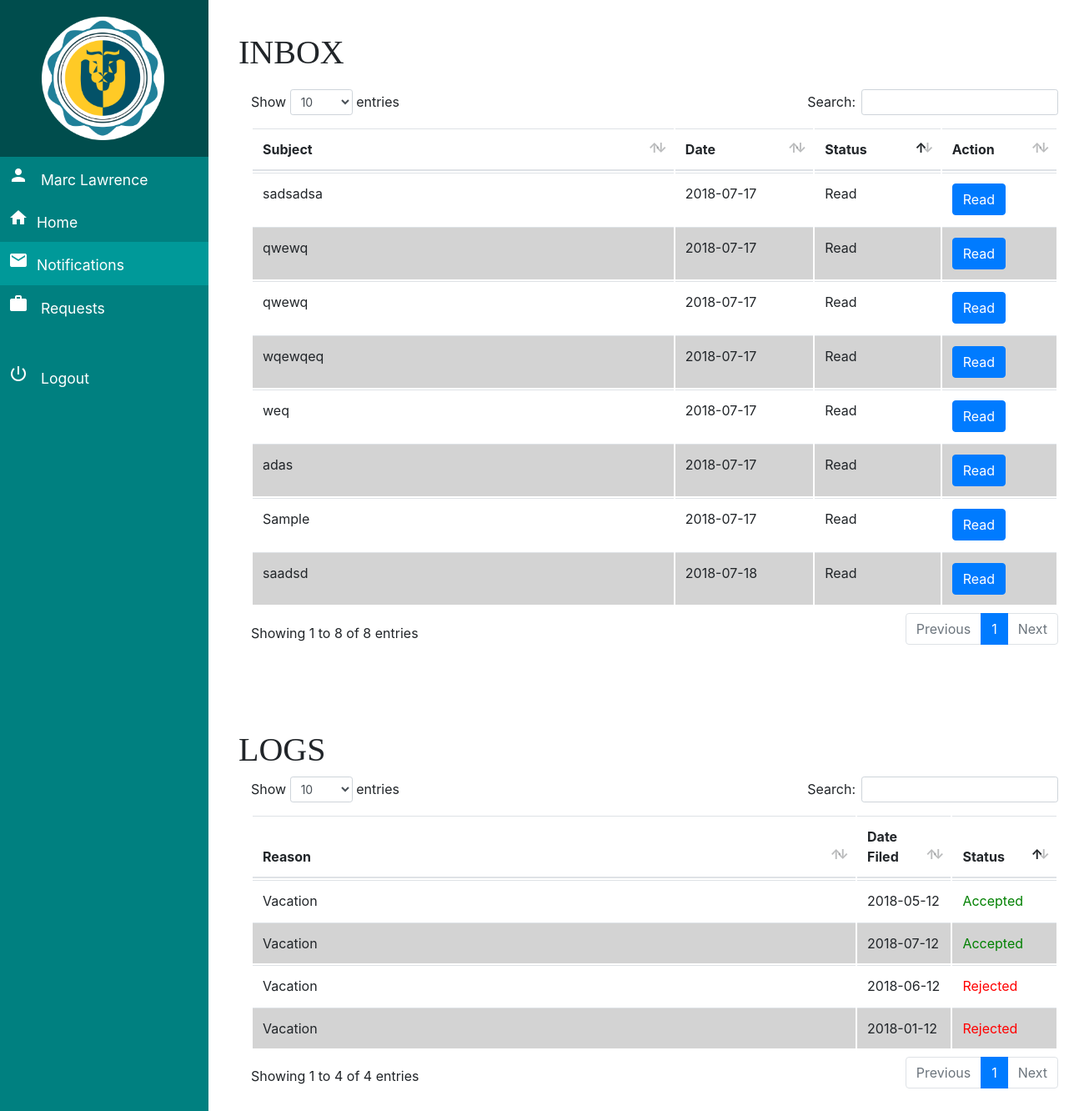
Page /pages/notification.php (signed in) on the committed database.
### tables this page shows
CREATE TABLE `notification` (
  `id_notification` int(11) NOT NULL AUTO_INCREMENT,
  `user_id` int(11) NOT NULL,
  `subject` varchar(100) NOT NULL,
  `message` varchar(500) NOT NULL,
  `date` date NOT NULL,
  `status` enum('new','read') NOT NULL,
  `date_read` date DEFAULT NULL,
  PRIMARY KEY (`id_notification`),
  KEY `user_id_idx` (`user_id`),
  CONSTRAINT `user_notif` FOREIGN KEY (`user_id`) REFERENCES `user` (`user_id`) ON DELETE CASCADE ON UPDATE CASCADE
);

CREATE TABLE `leave_req` (
  `leave_req_id` int(11) NOT NULL AUTO_INCREMENT,
  `user_id` int(11) NOT NULL,
  `employee` varchar(100) NOT NULL,
  `department` varchar(100) NOT NULL,
  `position` varchar(45) DEFAULT NULL,
  `date_hired` date NOT NULL,
  `date_filed` date NOT NULL,
  `reason` varchar(100) NOT NULL,
  `contact_address` varchar(100) NOT NULL,
  `contact_number` varchar(15) NOT NULL,
  `from` date NOT NULL,
  `to` date NOT NULL,
  `status` enum('accepted','rejected','pending') NOT NULL DEFAULT 'pending',
  `used` int(11) DEFAULT '0',
  `remaining` int(11) DEFAULT '5',
  PRIMARY KEY (`leave_req_id`),
  UNIQUE KEY `leave_req_id_UNIQUE` (`leave_req_id`),
  KEY `leave-user_idx` (`user_id`),
  CONSTRAINT `leave-user` FOREIGN KEY (`user_id`) REFERENCES `user` (`user_id`) ON DELETE CASCADE ON UPDATE CASCADE
);

### utilities/session.php (called while the page is built, shortened)
<?php
    $connect = Connect();
    if(isset($_SESSION['user'])){
        $current_user = $_SESSION['user'];
        $stmt = "SELECT * FROM user WHERE username='$current_user' or email='$current_user';";
        $results = mysqli_query($connect, $stmt);
        $row = mysqli_fetch_array($results, MYSQLI_ASSOC);
        $user_id = $row['user_id'];
    }
?>

### pages/notification.php (the view, shortened to what this page needs)
<?php
	include '../utilities/session.php';
?>
	<!DOCTYPE html>
	<html>
	<head>
		<link rel="stylesheet" href="../../style/bootstrap/bootstrap.min.css">
		<link type="text/css" rel="stylesheet" href="../style/style.css" media="screen, projection">
		<link rel="stylesheet" href="../admin/style/datatables.css">
	</head>
	<body>
		<div class="wrapper">
			<?php include 'fragments/sidebar.php'; ?>
			<div class="content">
				<h1 style="margin-bottom: 20px; font-family: rock">INBOX</h1>
				<div class="table-container">
					<table class="table" id="table">
						<thead>
							<tr class="table-header">
								<th style="width:300px;">Subject</th>
								<th style="width:70px;">Date</th>
								<th style="width:60px;">Status</th>
								<th style="width:40px;">Action</th>
							</tr>
						</thead>
						<?php
							$sql = "SELECT * from notification where user_id = '$user_id';";
							$result = mysqli_query($connect,$sql);
							if($result->num_rows > 0){
								while($row = mysqli_fetch_array($result)){
									$button = "
										<a href='message.php?msg_id=".$row['id_notification']."& subject=".$row['subject']." & message=".$row['message']." & date=".$row['date']."' data-toggle='modal' class='btn btn-primary message-modal'>Read</a>";
									if($row["status"] == "new"){
										echo "
											<tr class='table-data'>
												<td><strong>". $row["subject"] ."</strong></td>
												<td><strong>". $row["date"] ."</strong></td>
												<td><strong>New</strong></td>
												<td>". $button ."</td>
											</tr>";
									}else {
										echo "
											<tr class='table-data'>
												<td>". $row["subject"] ."</td>
												<td>". $row["date"] ."</td>
												<td>Read</td>
												<td>". $button ."</td>
											</tr>
											";
									}
								}
							}
						?>
					</table>
				</div>
				<h1 style="margin-top: 10%; font-family: rock">LOGS</h1>
				<div class="table-container">
					<table class="table" id="table2">
						<thead>
							<tr class="table-header">
								<th style="width:550px;">Reason</th>
								<th style="width:50px;">Date Filed</th>
								<th style="width:60px;">Status</th>
							</tr>
						</thead>
						<?php
							$sql2 = "SELECT * FROM leave_req where user_id='$user_id';";
							$result2 = $connect->query($sql2);
							if($result2->num_rows > 0){
								while($row2 = mysqli_fetch_array($result2)){
									if($row2['status'] == "pending") {
										$status = "<td style='color: #e6b800;'>Pending</td>";
									}elseif($row2['status'] == "accepted") {
										$status = "<td style='color: green;'>Accepted</td>";
									}else {
										$status = "<td style='color: red;'>Rejected</td>";
									}
									echo "
										<tr class='table-data'>
											<td>". $row2["reason"] ."</td>
											<td>". $row2["date_filed"] ."</td>
											$status
										</tr>";
								}
							}
						?>
					</table>
				</div>
			</div>
		</div>
	</body>
	</html>

### style/style.css (style rules this page uses)
.content { margin-left: 20%; max-width: 1050px; min-width: 1050px; padding: 3% 2% 3% 2%; }
.wrapper { display: flex; }

### admin/style/datatables.css (style rules this page uses)
table.dataTable { clear: both; margin-top: 6px !important; margin-bottom: 6px !important; max-width: none !important; border-collapse: separate !important; }
table.dataTable td, table.dataTable th { -webkit-box-sizing: content-box; box-sizing: content-box; }
table.dataTable thead > tr > th.sorting_asc, table.dataTable thead > tr > th.sorting_desc, table.dataTable thead > tr > th.sorting, table.dataTable thead > tr > td.sorting_asc, table.dataTable thead > tr > td.sorting_desc, table.dataTable thead > tr > td.sorting { padding-right: 30px; }
table.dataTable thead .sorting, table.dataTable thead .sorting_asc, table.dataTable thead .sorting_desc, table.dataTable thead .sorting_asc_disabled, table.dataTable thead .sorting_desc_disabled { cursor: pointer; position: relative; }
table.dataTable thead .sorting:before, table.dataTable thead .sorting:after, table.dataTable thead .sorting_asc:before, table.dataTable thead .sorting_asc:after, table.dataTable thead .sorting_desc:before, table.dataTable thead .sorting_desc:after, table.dataTable thead .sorting_asc_disabled:before, table.dataTable thead .sorting_asc_disabled:after, table.dataTable thead .sorting_desc_disabled:before, table.dataTable thead .sorting_desc_disabled:after { position: absolute; bottom: 0.9em; display: block; opacity: 0.3; }
table.dataTable thead .sorting:before, table.dataTable thead .sorting_asc:before, table.dataTable thead .sorting_desc:before, table.dataTable thead .sorting_asc_disabled:before, table.dataTable thead .sorting_desc_disabled:before { right: 1em; content: "\2191"; }
table.dataTable thead .sorting:after, table.dataTable thead .sorting_asc:after, table.dataTable thead .sorting_desc:after, table.dataTable thead .sorting_asc_disabled:after, table.dataTable thead .sorting_desc_disabled:after { right: 0.5em; content: "\2193"; }
table.dataTable thead .sorting_asc:before, table.dataTable thead .sorting_desc:after { opacity: 1; }
table.dataTable tr.odd { background-color: white; }
table.dataTable tr.even { background-color: lightgrey; }

### rows in the picture
notification: subject "sadsadsa", date "2018-07-17"
notification: subject "qwewq", date "2018-07-17"
notification: subject "qwewq", date "2018-07-17"
notification: subject "wqewqeq", date "2018-07-17"
notification: subject "weq", date "2018-07-17"
notification: subject "adas", date "2018-07-17"
notification: subject "Sample", date "2018-07-17"
notification: subject "saadsd", date "2018-07-18"
leave_req: reason "Vacation", date_filed "2018-05-12", status "Accepted"
leave_req: reason "Vacation", date_filed "2018-06-12", status "Rejected"
leave_req: reason "Vacation", date_filed "2018-01-12", status "Rejected"
leave_req: reason "Vacation", date_filed "2018-07-12", status "Accepted"

### other values in the picture
$first_name "Marc Lawrence"
